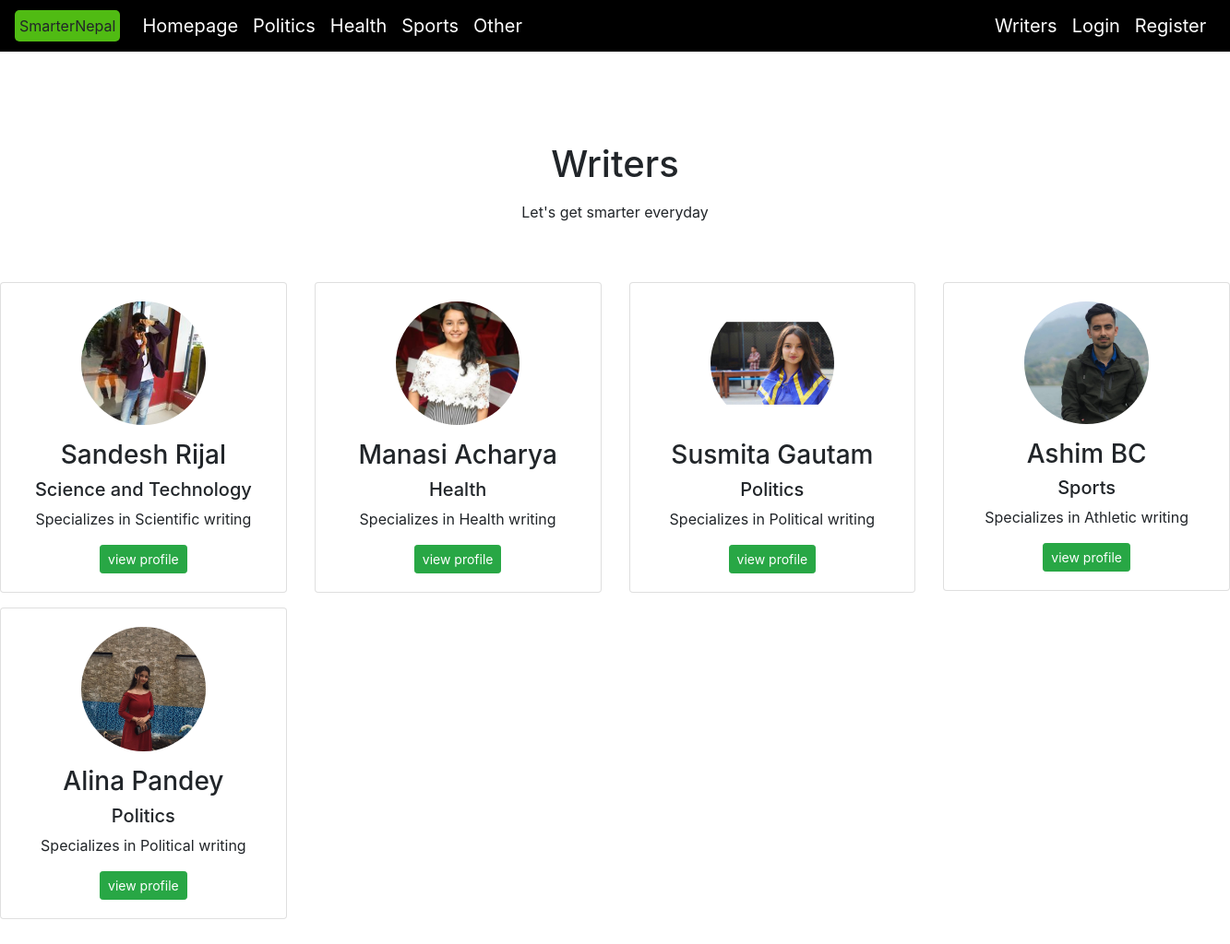
The page /writers/write/ on the database its author committed.
### Writers/models.py (models this page shows, shortened)
class writers(models.Model):
    TOPICS = (
        ('Politics','Politics'),
        ('Science and Technology', 'Science and Technology'),
        ('Sports','Sports'),
        ('Health', 'Health')
    )
    name            = models.CharField(max_length=20, null= True)
    topics          = models.CharField(max_length=30,null= True,choices=TOPICS)
    image           = models.ImageField(null = True , upload_to = 'writers')
    soeciality      = models.CharField(null=True,max_length=20)
    slug            = models.SlugField(max_length=100, null=True,blank=True)
    hit_count_generic = GenericRelation(HitCount, object_id_field='object_pk')

### Writers/views.py (the view)
# urls.py: path('write/', views.writer, name= 'writers'),
def  writer(request):
    writer         = writers.objects.all()
    top_writer      = writers.objects.filter(slug = 'manasi-acharya')
    context         = {'writers':writer,'top_writer':top_writer}
    return render(request, 'Writers/writers.html',context)

### Writers/templates/Writers/writers.html
{% extends 'main_page/base.html' %}
{% load static %}
{% block trending %}
<section id="team">
    <div class="container.my-3 py-5 text-center" style="margin-top: 50px;">
       <div class="row mb-5">
           <div class="col">
               <h1> Writers </h1>
               <p class="mt-3">Let's get smarter everyday </p>
           </div>
       </div>
       <div class="row">
           {% for objects in writers %}
           <div class="col-lg-3 col-md-6  mb-3 ">
               <div class="card">
                   <div class="card-body">
                       <img src=" {{objects.image.url}} " alt="" class="img-fluid rounded-circle w-50 mb-3">
                       <h3> {{objects.name}} </h3>
                       <h5> {{objects.topics}}  </h5>
                       <p> Specializes in {{objects.soeciality}} writing </p>
                     <a href="{% url 'writer' objects.slug %}">  <button class="btn btn-sm btn-success">view profile</button> </a>
                   </div>
               </div>
           </div>
           {% endfor %}
       </div>
    </div>
</section>
{% endblock %}

### rows shown on the page
writers: image (picture), name "Sandesh Rijal", topics "Science and Technology", soeciality "Scientific"
writers: image (picture), name "Manasi Acharya", topics "Health", soeciality "Health"
writers: image (picture), name "Susmita Gautam", topics "Politics", soeciality "Political"
writers: image (picture), name "Ashim BC", topics "Sports", soeciality "Athletic"
writers: image (picture), name "Alina Pandey", topics "Politics", soeciality "Political"
